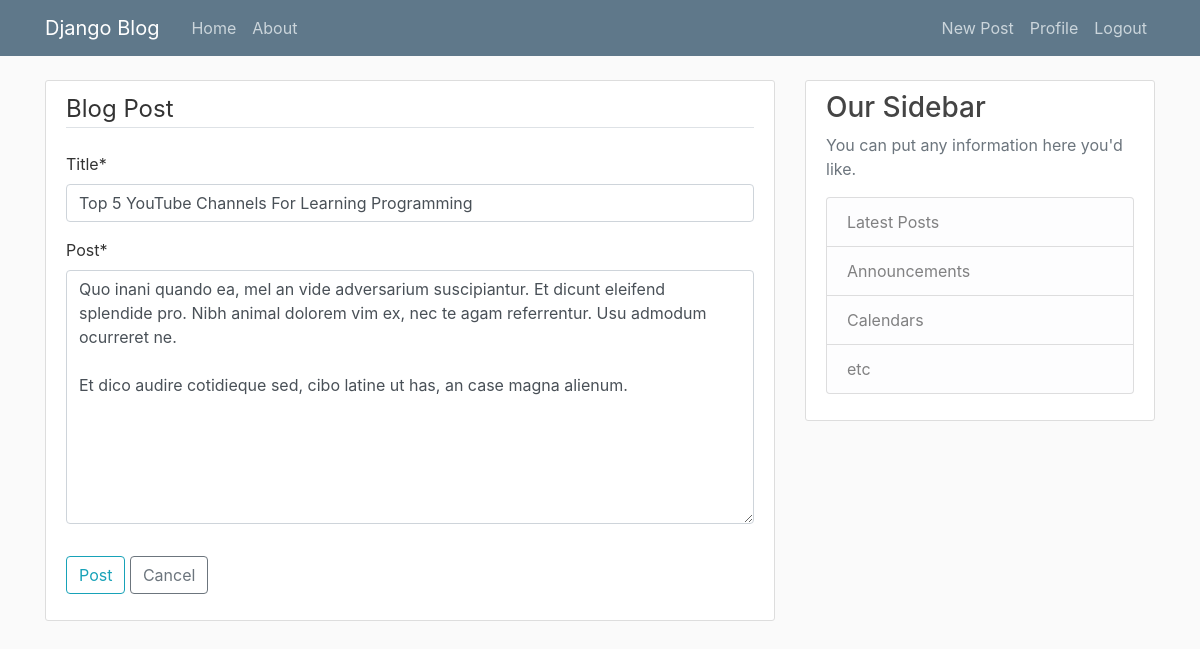
/post/31/update/ (signed in), run on the app's committed database.
### blog/models.py (models this page shows, shortened)
class Post(models.Model):
    title = models.CharField(max_length=100)
    post = models.TextField()
    date_posted = models.DateTimeField(default=timezone.now)
    author = models.ForeignKey(User, on_delete=models.CASCADE)

### blog/views.py (the view, shortened to what this page needs)
# urls.py: path('post/<int:pk>/update/', PostUpdateView.as_view(),
class PostUpdateView(LoginRequiredMixin, UserPassesTestMixin, UpdateView):
    model = Post
    fields = ['title', 'post']
    def test_func(self):
        post = self.get_object()
        if self.request.user == post.author:
            return True
        return False

### blog/templates/blog/post_form.html (shortened to what this page needs)
{% extends "blog/base.html" %}
{% load crispy_forms_tags %}
{% block content %}
    <div class="content-section">
      <form method="POST">
        <fieldset class="form-group">
          <legend class="border-bottom mb-4">Blog Post</legend>
          {{ form|crispy }}
        </fieldset>
        <div class="form-group">
          <button class="btn btn-outline-info" type="submit" name="button">Post</button>
          <a class="btn btn-outline-secondary" name="button", href="{% url 'blog-home' %}">Cancel</a>
        </div>
      </form>
    </div>
{% endblock content %}

### blog/templates/blog/static/blog/main.css (style rules this page uses)
body { background: #fafafa; color: #333333; margin-top: 5rem; }
.content-section { background: #ffffff; padding: 10px 20px; border: 1px solid #dddddd; border-radius: 3px; margin-bottom: 20px; }

### data on the page
Post: title "Top 5 YouTube Channels For Learning Programming", post "Quo inani quando ea, mel an vide adversarium suscipiantur. Et dicunt eleifend splendide pro. Nibh animal dolorem vim ex, nec te agam referrentur. Usu admodum ocurreret ne. Et dico audire cotidieque sed, cibo latine ut has, an case magna alienum."
